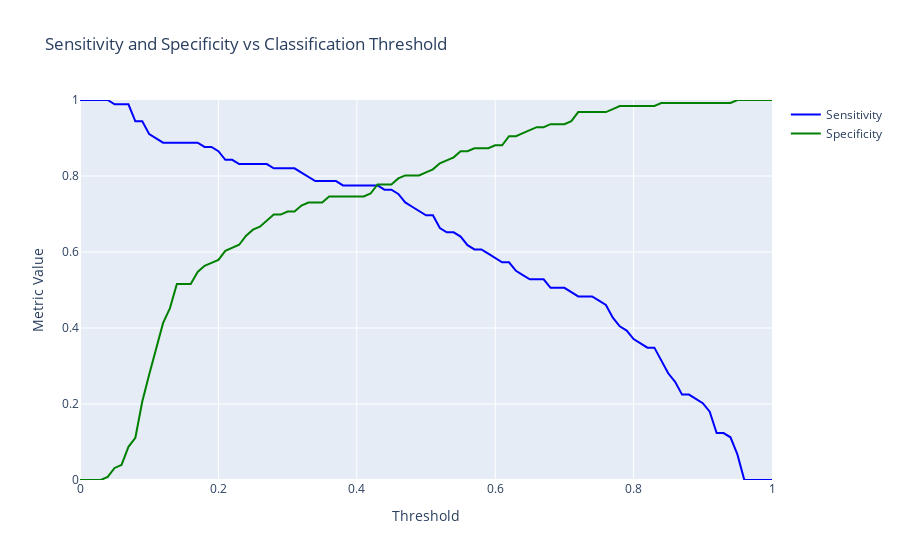

The cell this chart's notebook holds for it:
### Code cell
# Plot
fig = go.Figure()
fig.add_trace(go.Scatter(x=thresholds, y=sensitivity, name='Sensitivity', line=dict(color='blue')))
fig.add_trace(go.Scatter(x=thresholds, y=specificity, name='Specificity', line=dict(color='green')))
fig.update_layout(
    title='Sensitivity and Specificity vs Classification Threshold',
    xaxis_title='Threshold',
    yaxis_title='Metric Value',
    yaxis=dict(range=[0, 1])
)
fig.show()
